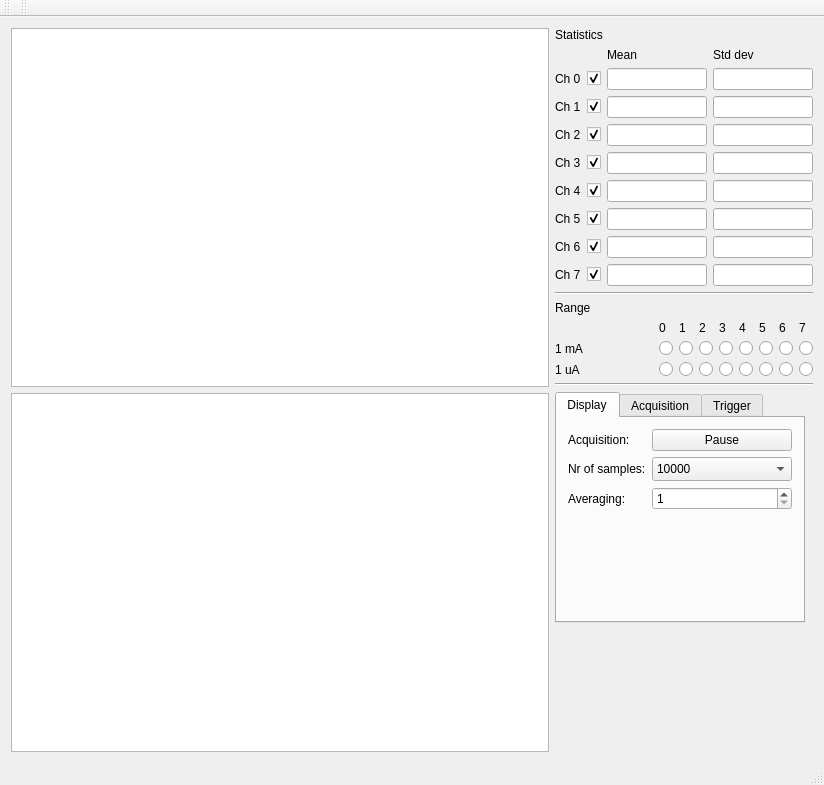
<?xml version="1.0" encoding="UTF-8"?>
<ui version="4.0">
 <class>MainWindow</class>
 <widget class="QMainWindow" name="MainWindow">
  <property name="geometry">
   <rect>
    <x>0</x>
    <y>0</y>
    <width>824</width>
    <height>785</height>
   </rect>
  </property>
  <property name="windowTitle">
   <string>CAENels AMC-Pico8 Oscilloscope</string>
  </property>
  <widget class="QWidget" name="centralWidget">
   <layout class="QHBoxLayout" name="horizontalLayout">
    <item>
     <layout class="QVBoxLayout" name="verticalLayout">
      <item>
       <widget class="PlotWidget" name="currentsGraph"/>
      </item>
      <item>
       <widget class="PlotWidget" name="fftGraph"/>
      </item>
     </layout>
    </item>
    <item>
     <layout class="QVBoxLayout" name="verticalLayout_2">
      <item>
       <widget class="QLabel" name="label_2">
        <property name="text">
         <string>Statistics</string>
        </property>
       </widget>
      </item>
      <item>
       <layout class="QGridLayout" name="gridLayout_4">
        <item row="5" column="3">
         <widget class="QLineEdit" name="stDevCh4">
          <property name="sizePolicy">
           <sizepolicy hsizetype="Fixed" vsizetype="Fixed">
            <horstretch>0</horstretch>
            <verstretch>0</verstretch>
           </sizepolicy>
          </property>
          <property name="maximumSize">
           <size>
            <width>100</width>
            <height>16777215</height>
           </size>
          </property>
         </widget>
        </item>
        <item row="1" column="2">
         <widget class="QLineEdit" name="meanCh0">
          <property name="sizePolicy">
           <sizepolicy hsizetype="Fixed" vsizetype="Fixed">
            <horstretch>0</horstretch>
            <verstretch>0</verstretch>
           </sizepolicy>
          </property>
          <property name="maximumSize">
           <size>
            <width>100</width>
            <height>16777215</height>
           </size>
          </property>
         </widget>
        </item>
        <item row="2" column="2">
         <widget class="QLineEdit" name="meanCh1">
          <property name="sizePolicy">
           <sizepolicy hsizetype="Fixed" vsizetype="Fixed">
            <horstretch>0</horstretch>
            <verstretch>0</verstretch>
           </sizepolicy>
          </property>
          <property name="maximumSize">
           <size>
            <width>100</width>
            <height>16777215</height>
           </size>
          </property>
         </widget>
        </item>
        <item row="0" column="2">
         <widget class="QLabel" name="label_9">
          <property name="text">
           <string>Mean</string>
          </property>
         </widget>
        </item>
        <item row="3" column="3">
         <widget class="QLineEdit" name="stDevCh2">
          <property name="sizePolicy">
           <sizepolicy hsizetype="Fixed" vsizetype="Fixed">
            <horstretch>0</horstretch>
            <verstretch>0</verstretch>
           </sizepolicy>
          </property>
          <property name="maximumSize">
           <size>
            <width>100</width>
            <height>16777215</height>
           </size>
          </property>
         </widget>
        </item>
        <item row="4" column="3">
         <widget class="QLineEdit" name="stDevCh3">
          <property name="sizePolicy">
           <sizepolicy hsizetype="Fixed" vsizetype="Fixed">
            <horstretch>0</horstretch>
            <verstretch>0</verstretch>
           </sizepolicy>
          </property>
          <property name="maximumSize">
           <size>
            <width>100</width>
            <height>16777215</height>
           </size>
          </property>
         </widget>
        </item>
        <item row="5" column="0">
         <widget class="QLabel" name="ch4Label">
          <property name="text">
           <string>Ch 4</string>
          </property>
         </widget>
        </item>
        <item row="0" column="3">
         <widget class="QLabel" name="label_10">
          <property name="text">
           <string>Std dev</string>
          </property>
         </widget>
        </item>
        <item row="7" column="0">
         <widget class="QLabel" name="ch6Label">
          <property name="text">
           <string>Ch 6</string>
          </property>
         </widget>
        </item>
        <item row="6" column="0">
         <widget class="QLabel" name="ch5Label">
          <property name="text">
           <string>Ch 5</string>
          </property>
         </widget>
        </item>
        <item row="8" column="2">
         <widget class="QLineEdit" name="meanCh7">
          <property name="sizePolicy">
           <sizepolicy hsizetype="Fixed" vsizetype="Fixed">
            <horstretch>0</horstretch>
            <verstretch>0</verstretch>
           </sizepolicy>
          </property>
          <property name="maximumSize">
           <size>
            <width>100</width>
            <height>16777215</height>
           </size>
          </property>
         </widget>
        </item>
        <item row="4" column="0">
         <widget class="QLabel" name="ch3Label">
          <property name="text">
           <string>Ch 3</string>
          </property>
         </widget>
        </item>
        <item row="3" column="2">
         <widget class="QLineEdit" name="meanCh2">
          <property name="sizePolicy">
           <sizepolicy hsizetype="Fixed" vsizetype="Fixed">
            <horstretch>0</horstretch>
            <verstretch>0</verstretch>
           </sizepolicy>
          </property>
          <property name="maximumSize">
           <size>
            <width>100</width>
            <height>16777215</height>
           </size>
          </property>
         </widget>
        </item>
        <item row="2" column="0">
         <widget class="QLabel" name="ch1Label">
          <property name="text">
           <string>Ch 1</string>
          </property>
         </widget>
        </item>
        <item row="1" column="0">
         <widget class="QLabel" name="ch0Label">
          <property name="text">
           <string>Ch 0</string>
          </property>
         </widget>
        </item>
        <item row="4" column="2">
         <widget class="QLineEdit" name="meanCh3">
          <property name="sizePolicy">
           <sizepolicy hsizetype="Fixed" vsizetype="Fixed">
            <horstretch>0</horstretch>
            <verstretch>0</verstretch>
           </sizepolicy>
          </property>
          <property name="maximumSize">
           <size>
            <width>100</width>
            <height>16777215</height>
           </size>
          </property>
         </widget>
        </item>
        <item row="7" column="2">
         <widget class="QLineEdit" name="meanCh6">
          <property name="sizePolicy">
           <sizepolicy hsizetype="Fixed" vsizetype="Fixed">
            <horstretch>0</horstretch>
            <verstretch>0</verstretch>
           </sizepolicy>
          </property>
          <property name="maximumSize">
           <size>
            <width>100</width>
            <height>16777215</height>
           </size>
          </property>
         </widget>
        </item>
        <item row="3" column="0">
         <widget class="QLabel" name="ch2Label">
          <property name="text">
           <string>Ch 2</string>
          </property>
         </widget>
        </item>
        <item row="7" column="3">
         <widget class="QLineEdit" name="stDevCh6">
          <property name="sizePolicy">
           <sizepolicy hsizetype="Fixed" vsizetype="Fixed">
            <horstretch>0</horstretch>
            <verstretch>0</verstretch>
           </sizepolicy>
          </property>
          <property name="maximumSize">
           <size>
            <width>100</width>
            <height>16777215</height>
           </size>
          </property>
         </widget>
        </item>
        <item row="1" column="3">
         <widget class="QLineEdit" name="stDevCh0">
          <property name="sizePolicy">
           <sizepolicy hsizetype="Fixed" vsizetype="Fixed">
            <horstretch>0</horstretch>
            <verstretch>0</verstretch>
           </sizepolicy>
          </property>
          <property name="maximumSize">
           <size>
            <width>100</width>
            <height>16777215</height>
           </size>
          </property>
          <property name="readOnly">
           <bool>true</bool>
          </property>
         </widget>
        </item>
        <item row="2" column="3">
         <widget class="QLineEdit" name="stDevCh1">
          <property name="sizePolicy">
           <sizepolicy hsizetype="Fixed" vsizetype="Fixed">
            <horstretch>0</horstretch>
            <verstretch>0</verstretch>
           </sizepolicy>
          </property>
          <property name="maximumSize">
           <size>
            <width>100</width>
            <height>16777215</height>
           </size>
          </property>
         </widget>
        </item>
        <item row="6" column="2">
         <widget class="QLineEdit" name="meanCh5">
          <property name="sizePolicy">
           <sizepolicy hsizetype="Fixed" vsizetype="Fixed">
            <horstretch>0</horstretch>
            <verstretch>0</verstretch>
           </sizepolicy>
          </property>
          <property name="maximumSize">
           <size>
            <width>100</width>
            <height>16777215</height>
           </size>
          </property>
         </widget>
        </item>
        <item row="5" column="2">
         <widget class="QLineEdit" name="meanCh4">
          <property name="sizePolicy">
           <sizepolicy hsizetype="Fixed" vsizetype="Fixed">
            <horstretch>0</horstretch>
            <verstretch>0</verstretch>
           </sizepolicy>
          </property>
          <property name="maximumSize">
           <size>
            <width>100</width>
            <height>16777215</height>
           </size>
          </property>
         </widget>
        </item>
        <item row="6" column="3">
         <widget class="QLineEdit" name="stDevCh5">
          <property name="sizePolicy">
           <sizepolicy hsizetype="Fixed" vsizetype="Fixed">
            <horstretch>0</horstretch>
            <verstretch>0</verstretch>
           </sizepolicy>
          </property>
          <property name="maximumSize">
           <size>
            <width>100</width>
            <height>16777215</height>
           </size>
          </property>
         </widget>
        </item>
        <item row="8" column="3">
         <widget class="QLineEdit" name="stDevCh7">
          <property name="sizePolicy">
           <sizepolicy hsizetype="Fixed" vsizetype="Fixed">
            <horstretch>0</horstretch>
            <verstretch>0</verstretch>
           </sizepolicy>
          </property>
          <property name="maximumSize">
           <size>
            <width>100</width>
            <height>16777215</height>
           </size>
          </property>
         </widget>
        </item>
        <item row="8" column="0">
         <widget class="QLabel" name="ch7Label">
          <property name="text">
           <string>Ch 7</string>
          </property>
         </widget>
        </item>
        <item row="1" column="1">
         <widget class="QCheckBox" name="ch0EnableCheckbox">
          <property name="text">
           <string/>
          </property>
          <property name="checked">
           <bool>true</bool>
          </property>
         </widget>
        </item>
        <item row="2" column="1">
         <widget class="QCheckBox" name="ch1EnableCheckbox">
          <property name="text">
           <string/>
          </property>
          <property name="checked">
           <bool>true</bool>
          </property>
         </widget>
        </item>
        <item row="3" column="1">
         <widget class="QCheckBox" name="ch2EnableCheckbox">
          <property name="text">
           <string/>
          </property>
          <property name="checked">
           <bool>true</bool>
          </property>
         </widget>
        </item>
        <item row="4" column="1">
         <widget class="QCheckBox" name="ch3EnableCheckbox">
          <property name="text">
           <string/>
          </property>
          <property name="checked">
           <bool>true</bool>
          </property>
         </widget>
        </item>
        <item row="6" column="1">
         <widget class="QCheckBox" name="ch5EnableCheckbox">
          <property name="text">
           <string/>
          </property>
          <property name="checked">
           <bool>true</bool>
          </property>
         </widget>
        </item>
        <item row="5" column="1">
         <widget class="QCheckBox" name="ch4EnableCheckbox">
          <property name="text">
           <string/>
          </property>
          <property name="checked">
           <bool>true</bool>
          </property>
         </widget>
        </item>
        <item row="7" column="1">
         <widget class="QCheckBox" name="ch6EnableCheckbox">
          <property name="text">
           <string/>
          </property>
          <property name="checked">
           <bool>true</bool>
          </property>
         </widget>
        </item>
        <item row="8" column="1">
         <widget class="QCheckBox" name="ch7EnableCheckbox">
          <property name="text">
           <string/>
          </property>
          <property name="checked">
           <bool>true</bool>
          </property>
         </widget>
        </item>
       </layout>
      </item>
      <item>
       <widget class="Line" name="line">
        <property name="orientation">
         <enum>Qt::Horizontal</enum>
        </property>
       </widget>
      </item>
      <item>
       <widget class="QLabel" name="label_3">
        <property name="text">
         <string>Range</string>
        </property>
       </widget>
      </item>
      <item>
       <layout class="QGridLayout" name="gridLayout">
        <item row="1" column="0">
         <widget class="QLabel" name="label_5">
          <property name="text">
           <string>1 mA</string>
          </property>
         </widget>
        </item>
        <item row="0" column="5">
         <widget class="QLabel" name="ch4RangeLabel">
          <property name="sizePolicy">
           <sizepolicy hsizetype="Fixed" vsizetype="Preferred">
            <horstretch>0</horstretch>
            <verstretch>0</verstretch>
           </sizepolicy>
          </property>
          <property name="text">
           <string>4</string>
          </property>
         </widget>
        </item>
        <item row="2" column="0">
         <widget class="QLabel" name="label_6">
          <property name="text">
           <string>1 uA</string>
          </property>
         </widget>
        </item>
        <item row="1" column="2">
         <widget class="QRadioButton" name="rngCh1_mA">
          <property name="sizePolicy">
           <sizepolicy hsizetype="Fixed" vsizetype="Fixed">
            <horstretch>0</horstretch>
            <verstretch>0</verstretch>
           </sizepolicy>
          </property>
          <property name="text">
           <string/>
          </property>
          <property name="iconSize">
           <size>
            <width>16</width>
            <height>16</height>
           </size>
          </property>
          <attribute name="buttonGroup">
           <string notr="true">rngCh2BtnGroup</string>
          </attribute>
         </widget>
        </item>
        <item row="1" column="1">
         <widget class="QRadioButton" name="rngCh0_mA">
          <property name="sizePolicy">
           <sizepolicy hsizetype="Fixed" vsizetype="Fixed">
            <horstretch>0</horstretch>
            <verstretch>0</verstretch>
           </sizepolicy>
          </property>
          <property name="text">
           <string/>
          </property>
          <attribute name="buttonGroup">
           <string notr="true">rngCh1BtnGroup</string>
          </attribute>
         </widget>
        </item>
        <item row="2" column="1">
         <widget class="QRadioButton" name="rngCh0_uA">
          <property name="sizePolicy">
           <sizepolicy hsizetype="Fixed" vsizetype="Fixed">
            <horstretch>0</horstretch>
            <verstretch>0</verstretch>
           </sizepolicy>
          </property>
          <property name="text">
           <string/>
          </property>
          <attribute name="buttonGroup">
           <string notr="true">rngCh1BtnGroup</string>
          </attribute>
         </widget>
        </item>
        <item row="0" column="2">
         <widget class="QLabel" name="ch1RangeLabel">
          <property name="sizePolicy">
           <sizepolicy hsizetype="Fixed" vsizetype="Preferred">
            <horstretch>0</horstretch>
            <verstretch>0</verstretch>
           </sizepolicy>
          </property>
          <property name="text">
           <string>1</string>
          </property>
         </widget>
        </item>
        <item row="2" column="2">
         <widget class="QRadioButton" name="rngCh1_uA">
          <property name="sizePolicy">
           <sizepolicy hsizetype="Fixed" vsizetype="Fixed">
            <horstretch>0</horstretch>
            <verstretch>0</verstretch>
           </sizepolicy>
          </property>
          <property name="text">
           <string/>
          </property>
          <attribute name="buttonGroup">
           <string notr="true">rngCh2BtnGroup</string>
          </attribute>
         </widget>
        </item>
        <item row="0" column="1">
         <widget class="QLabel" name="ch0RangeLabel">
          <property name="sizePolicy">
           <sizepolicy hsizetype="Fixed" vsizetype="Preferred">
            <horstretch>0</horstretch>
            <verstretch>0</verstretch>
           </sizepolicy>
          </property>
          <property name="text">
           <string>0</string>
          </property>
         </widget>
        </item>
        <item row="1" column="3">
         <widget class="QRadioButton" name="rngCh2_mA">
          <property name="sizePolicy">
           <sizepolicy hsizetype="Fixed" vsizetype="Fixed">
            <horstretch>0</horstretch>
            <verstretch>0</verstretch>
           </sizepolicy>
          </property>
          <property name="text">
           <string/>
          </property>
          <attribute name="buttonGroup">
           <string notr="true">rngCh3BtnGroup</string>
          </attribute>
         </widget>
        </item>
        <item row="0" column="3">
         <widget class="QLabel" name="ch2RangeLabel">
          <property name="sizePolicy">
           <sizepolicy hsizetype="Fixed" vsizetype="Preferred">
            <horstretch>0</horstretch>
            <verstretch>0</verstretch>
           </sizepolicy>
          </property>
          <property name="text">
           <string>2</string>
          </property>
         </widget>
        </item>
        <item row="1" column="4">
         <widget class="QRadioButton" name="rngCh3_mA">
          <property name="sizePolicy">
           <sizepolicy hsizetype="Fixed" vsizetype="Fixed">
            <horstretch>0</horstretch>
            <verstretch>0</verstretch>
           </sizepolicy>
          </property>
          <property name="text">
           <string/>
          </property>
          <attribute name="buttonGroup">
           <string notr="true">rngCh4BtnGroup</string>
          </attribute>
         </widget>
        </item>
        <item row="0" column="4">
         <widget class="QLabel" name="ch3RangeLabel">
          <property name="sizePolicy">
           <sizepolicy hsizetype="Fixed" vsizetype="Preferred">
            <horstretch>0</horstretch>
            <verstretch>0</verstretch>
           </sizepolicy>
          </property>
          <property name="text">
           <string>3</string>
          </property>
         </widget>
        </item>
        <item row="2" column="4">
         <widget class="QRadioButton" name="rngCh3_uA">
          <property name="sizePolicy">
           <sizepolicy hsizetype="Fixed" vsizetype="Fixed">
            <horstretch>0</horstretch>
            <verstretch>0</verstretch>
           </sizepolicy>
          </property>
          <property name="text">
           <string/>
          </property>
          <attribute name="buttonGroup">
           <string notr="true">rngCh4BtnGroup</string>
          </attribute>
         </widget>
        </item>
        <item row="2" column="3">
         <widget class="QRadioButton" name="rngCh2_uA">
          <property name="sizePolicy">
           <sizepolicy hsizetype="Fixed" vsizetype="Fixed">
            <horstretch>0</horstretch>
            <verstretch>0</verstretch>
           </sizepolicy>
          </property>
          <property name="text">
           <string/>
          </property>
          <attribute name="buttonGroup">
           <string notr="true">rngCh3BtnGroup</string>
          </attribute>
         </widget>
        </item>
        <item row="0" column="6">
         <widget class="QLabel" name="ch5RangeLabel">
          <property name="sizePolicy">
           <sizepolicy hsizetype="Fixed" vsizetype="Preferred">
            <horstretch>0</horstretch>
            <verstretch>0</verstretch>
           </sizepolicy>
          </property>
          <property name="text">
           <string>5</string>
          </property>
         </widget>
        </item>
        <item row="0" column="7">
         <widget class="QLabel" name="ch6RangeLabel">
          <property name="sizePolicy">
           <sizepolicy hsizetype="Fixed" vsizetype="Preferred">
            <horstretch>0</horstretch>
            <verstretch>0</verstretch>
           </sizepolicy>
          </property>
          <property name="text">
           <string>6</string>
          </property>
         </widget>
        </item>
        <item row="0" column="8">
         <widget class="QLabel" name="ch7RangeLabel">
          <property name="sizePolicy">
           <sizepolicy hsizetype="Fixed" vsizetype="Preferred">
            <horstretch>0</horstretch>
            <verstretch>0</verstretch>
           </sizepolicy>
          </property>
          <property name="text">
           <string>7</string>
          </property>
         </widget>
        </item>
        <item row="1" column="5">
         <widget class="QRadioButton" name="rngCh4_mA">
          <property name="sizePolicy">
           <sizepolicy hsizetype="Fixed" vsizetype="Fixed">
            <horstretch>0</horstretch>
            <verstretch>0</verstretch>
           </sizepolicy>
          </property>
          <property name="text">
           <string/>
          </property>
          <attribute name="buttonGroup">
           <string notr="true">buttonGroup</string>
          </attribute>
         </widget>
        </item>
        <item row="2" column="5">
         <widget class="QRadioButton" name="rngCh4_uA">
          <property name="sizePolicy">
           <sizepolicy hsizetype="Fixed" vsizetype="Fixed">
            <horstretch>0</horstretch>
            <verstretch>0</verstretch>
           </sizepolicy>
          </property>
          <property name="text">
           <string/>
          </property>
          <attribute name="buttonGroup">
           <string notr="true">buttonGroup</string>
          </attribute>
         </widget>
        </item>
        <item row="1" column="6">
         <widget class="QRadioButton" name="rngCh5_mA">
          <property name="sizePolicy">
           <sizepolicy hsizetype="Fixed" vsizetype="Fixed">
            <horstretch>0</horstretch>
            <verstretch>0</verstretch>
           </sizepolicy>
          </property>
          <property name="text">
           <string/>
          </property>
          <property name="iconSize">
           <size>
            <width>16</width>
            <height>16</height>
           </size>
          </property>
          <attribute name="buttonGroup">
           <string notr="true">buttonGroup_2</string>
          </attribute>
         </widget>
        </item>
        <item row="2" column="6">
         <widget class="QRadioButton" name="rngCh5_uA">
          <property name="sizePolicy">
           <sizepolicy hsizetype="Fixed" vsizetype="Fixed">
            <horstretch>0</horstretch>
            <verstretch>0</verstretch>
           </sizepolicy>
          </property>
          <property name="text">
           <string/>
          </property>
          <attribute name="buttonGroup">
           <string notr="true">buttonGroup_2</string>
          </attribute>
         </widget>
        </item>
        <item row="1" column="7">
         <widget class="QRadioButton" name="rngCh6_mA">
          <property name="sizePolicy">
           <sizepolicy hsizetype="Fixed" vsizetype="Fixed">
            <horstretch>0</horstretch>
            <verstretch>0</verstretch>
           </sizepolicy>
          </property>
          <property name="text">
           <string/>
          </property>
          <attribute name="buttonGroup">
           <string notr="true">buttonGroup_3</string>
          </attribute>
         </widget>
        </item>
        <item row="2" column="7">
         <widget class="QRadioButton" name="rngCh6_uA">
          <property name="sizePolicy">
           <sizepolicy hsizetype="Fixed" vsizetype="Fixed">
            <horstretch>0</horstretch>
            <verstretch>0</verstretch>
           </sizepolicy>
          </property>
          <property name="text">
           <string/>
          </property>
          <attribute name="buttonGroup">
           <string notr="true">buttonGroup_3</string>
          </attribute>
         </widget>
        </item>
        <item row="1" column="8">
         <widget class="QRadioButton" name="rngCh7_mA">
          <property name="sizePolicy">
           <sizepolicy hsizetype="Fixed" vsizetype="Fixed">
            <horstretch>0</horstretch>
            <verstretch>0</verstretch>
           </sizepolicy>
          </property>
          <property name="text">
           <string/>
          </property>
          <attribute name="buttonGroup">
           <string notr="true">buttonGroup_4</string>
          </attribute>
         </widget>
        </item>
        <item row="2" column="8">
         <widget class="QRadioButton" name="rngCh7_uA">
          <property name="sizePolicy">
           <sizepolicy hsizetype="Fixed" vsizetype="Fixed">
            <horstretch>0</horstretch>
            <verstretch>0</verstretch>
           </sizepolicy>
          </property>
          <property name="text">
           <string/>
          </property>
          <attribute name="buttonGroup">
           <string notr="true">buttonGroup_4</string>
          </attribute>
         </widget>
        </item>
       </layout>
      </item>
      <item>
       <widget class="Line" name="line_2">
        <property name="orientation">
         <enum>Qt::Horizontal</enum>
        </property>
       </widget>
      </item>
      <item>
       <widget class="QTabWidget" name="tabWidget">
        <property name="sizePolicy">
         <sizepolicy hsizetype="Fixed" vsizetype="Maximum">
          <horstretch>0</horstretch>
          <verstretch>0</verstretch>
         </sizepolicy>
        </property>
        <property name="minimumSize">
         <size>
          <width>250</width>
          <height>0</height>
         </size>
        </property>
        <property name="maximumSize">
         <size>
          <width>250</width>
          <height>16777215</height>
         </size>
        </property>
        <property name="currentIndex">
         <number>0</number>
        </property>
        <widget class="QWidget" name="tab_3">
         <attribute name="title">
          <string>Display</string>
         </attribute>
         <layout class="QVBoxLayout" name="verticalLayout_5">
          <item>
           <layout class="QFormLayout" name="formLayout">
            <item row="0" column="0">
             <widget class="QLabel" name="label_4">
              <property name="text">
               <string>Acquisition:</string>
              </property>
             </widget>
            </item>
            <item row="0" column="1">
             <widget class="QPushButton" name="pauseButton">
              <property name="sizePolicy">
               <sizepolicy hsizetype="MinimumExpanding" vsizetype="Fixed">
                <horstretch>0</horstretch>
                <verstretch>0</verstretch>
               </sizepolicy>
              </property>
              <property name="text">
               <string>Pause</string>
              </property>
             </widget>
            </item>
            <item row="1" column="0">
             <widget class="QLabel" name="nrOfSamplesLabel">
              <property name="text">
               <string>Nr of samples:</string>
              </property>
             </widget>
            </item>
            <item row="1" column="1">
             <widget class="QComboBox" name="nrOfSamplesBox">
              <property name="sizePolicy">
               <sizepolicy hsizetype="Preferred" vsizetype="MinimumExpanding">
                <horstretch>0</horstretch>
                <verstretch>0</verstretch>
               </sizepolicy>
              </property>
              <property name="maximumSize">
               <size>
                <width>300</width>
                <height>16777215</height>
               </size>
              </property>
              <property name="currentText">
               <string>10000</string>
              </property>
              <property name="currentIndex">
               <number>2</number>
              </property>
              <item>
               <property name="text">
                <string>100</string>
               </property>
              </item>
              <item>
               <property name="text">
                <string>1000</string>
               </property>
              </item>
              <item>
               <property name="text">
                <string>10000</string>
               </property>
              </item>
              <item>
               <property name="text">
                <string>100000</string>
               </property>
              </item>
              <item>
               <property name="text">
                <string>1000000</string>
               </property>
              </item>
             </widget>
            </item>
            <item row="2" column="0">
             <widget class="QLabel" name="averagingLabel">
              <property name="text">
               <string>Averaging:</string>
              </property>
             </widget>
            </item>
            <item row="2" column="1">
             <widget class="QSpinBox" name="averagingSpinBox">
              <property name="minimum">
               <number>1</number>
              </property>
              <property name="maximum">
               <number>10000</number>
              </property>
              <property name="value">
               <number>1</number>
              </property>
             </widget>
            </item>
           </layout>
          </item>
          <item>
           <spacer name="verticalSpacer">
            <property name="orientation">
             <enum>Qt::Vertical</enum>
            </property>
            <property name="sizeHint" stdset="0">
             <size>
              <width>20</width>
              <height>40</height>
             </size>
            </property>
           </spacer>
          </item>
          <item>
           <widget class="QLabel" name="logoCAENels">
            <property name="maximumSize">
             <size>
              <width>16777215</width>
              <height>60</height>
             </size>
            </property>
            <property name="text">
             <string/>
            </property>
            <property name="pixmap">
             <pixmap>CAENels.png</pixmap>
            </property>
            <property name="scaledContents">
             <bool>true</bool>
            </property>
           </widget>
          </item>
         </layout>
        </widget>
        <widget class="QWidget" name="tab_4">
         <attribute name="title">
          <string>Acquisition</string>
         </attribute>
         <layout class="QVBoxLayout" name="verticalLayout_4">
          <item>
           <layout class="QFormLayout" name="formLayout_2">
            <property name="fieldGrowthPolicy">
             <enum>QFormLayout::AllNonFixedFieldsGrow</enum>
            </property>
            <item row="0" column="0">
             <widget class="QLabel" name="fSampLabel">
              <property name="text">
               <string>F Samp:</string>
              </property>
             </widget>
            </item>
            <item row="0" column="1">
             <widget class="QDoubleSpinBox" name="fSampBox">
              <property name="sizePolicy">
               <sizepolicy hsizetype="Fixed" vsizetype="Fixed">
                <horstretch>0</horstretch>
                <verstretch>0</verstretch>
               </sizepolicy>
              </property>
              <property name="suffix">
               <string> kHz</string>
              </property>
              <property name="decimals">
               <number>0</number>
              </property>
              <property name="maximum">
               <double>1000.000000000000000</double>
              </property>
              <property name="singleStep">
               <double>50.000000000000000</double>
              </property>
              <property name="value">
               <double>1000.000000000000000</double>
              </property>
             </widget>
            </item>
            <item row="1" column="1">
             <widget class="QComboBox" name="fftSelector">
              <property name="maximumSize">
               <size>
                <width>80</width>
                <height>16777215</height>
               </size>
              </property>
              <item>
               <property name="text">
                <string>Ch0</string>
               </property>
              </item>
              <item>
               <property name="text">
                <string>Ch1</string>
               </property>
              </item>
              <item>
               <property name="text">
                <string>Ch2</string>
               </property>
              </item>
              <item>
               <property name="text">
                <string>Ch3</string>
               </property>
              </item>
              <item>
               <property name="text">
                <string>Ch4</string>
               </property>
              </item>
              <item>
               <property name="text">
                <string>Ch5</string>
               </property>
              </item>
              <item>
               <property name="text">
                <string>Ch6</string>
               </property>
              </item>
              <item>
               <property name="text">
                <string>Ch7</string>
               </property>
              </item>
             </widget>
            </item>
            <item row="2" column="0">
             <widget class="QLabel" name="gateMuxLabel">
              <property name="text">
               <string>Gate mux:</string>
              </property>
             </widget>
            </item>
            <item row="2" column="1">
             <widget class="QComboBox" name="gateMuxBox">
              <item>
               <property name="text">
                <string>0: fixed at 1</string>
               </property>
              </item>
              <item>
               <property name="text">
                <string>1: fixed at 0</string>
               </property>
              </item>
              <item>
               <property name="text">
                <string>2: internal trigger</string>
               </property>
              </item>
              <item>
               <property name="text">
                <string>3: reserved</string>
               </property>
              </item>
              <item>
               <property name="text">
                <string>4: AMC Port 17 RX</string>
               </property>
              </item>
              <item>
               <property name="text">
                <string>5: AMC Port 18 RX</string>
               </property>
              </item>
              <item>
               <property name="text">
                <string>6: AMC Port 19 RX</string>
               </property>
              </item>
              <item>
               <property name="text">
                <string>7: AMC Port 20 RX</string>
               </property>
              </item>
             </widget>
            </item>
            <item row="3" column="0">
             <widget class="QLabel" name="convMuxLabel">
              <property name="text">
               <string>Conv mux:</string>
              </property>
             </widget>
            </item>
            <item row="3" column="1">
             <widget class="QComboBox" name="convMuxBox">
              <item>
               <property name="text">
                <string>0: internal osc</string>
               </property>
              </item>
              <item>
               <property name="text">
                <string>1: AMC TCLKA</string>
               </property>
              </item>
              <item>
               <property name="text">
                <string>2: AMC TCLKB</string>
               </property>
              </item>
              <item>
               <property name="text">
                <string>3: reserved</string>
               </property>
              </item>
              <item>
               <property name="text">
                <string>4: AMC Port 17 RX</string>
               </property>
              </item>
              <item>
               <property name="text">
                <string>5: AMC Port 18 RX</string>
               </property>
              </item>
              <item>
               <property name="text">
                <string>6: AMC Port 19 RX</string>
               </property>
              </item>
              <item>
               <property name="text">
                <string>7: AMC Port 20 RX</string>
               </property>
              </item>
             </widget>
            </item>
            <item row="1" column="0">
             <widget class="QLabel" name="label">
              <property name="text">
               <string>FFT selector: </string>
              </property>
             </widget>
            </item>
           </layout>
          </item>
         </layout>
        </widget>
        <widget class="QWidget" name="tab_5">
         <attribute name="title">
          <string>Trigger</string>
         </attribute>
         <layout class="QVBoxLayout" name="verticalLayout_3">
          <item>
           <widget class="QWidget" name="trgCtrlWidget" native="true">
            <property name="enabled">
             <bool>false</bool>
            </property>
            <layout class="QFormLayout" name="trgWidget">
             <property name="fieldGrowthPolicy">
              <enum>QFormLayout::AllNonFixedFieldsGrow</enum>
             </property>
             <item row="0" column="0">
              <widget class="QLabel" name="trgModeLabel">
               <property name="text">
                <string>Trg edge:</string>
               </property>
              </widget>
             </item>
             <item row="0" column="1">
              <widget class="QComboBox" name="trgEdgeBox">
               <item>
                <property name="text">
                 <string>DISABLED</string>
                </property>
               </item>
               <item>
                <property name="text">
                 <string>POS EDGE</string>
                </property>
               </item>
               <item>
                <property name="text">
                 <string>NEG EDGE</string>
                </property>
               </item>
               <item>
                <property name="text">
                 <string>BOTH EDGES</string>
                </property>
               </item>
              </widget>
             </item>
             <item row="1" column="0">
              <widget class="QLabel" name="trgLevelLabel">
               <property name="text">
                <string>Trg level:</string>
               </property>
              </widget>
             </item>
             <item row="1" column="1">
              <layout class="QHBoxLayout" name="horizontalLayout_3">
               <item>
                <widget class="QDoubleSpinBox" name="trgLevelBox">
                 <property name="decimals">
                  <number>3</number>
                 </property>
                 <property name="maximum">
                  <double>9999.989999999999782</double>
                 </property>
                </widget>
               </item>
               <item>
                <widget class="QComboBox" name="trgLevelCombo">
                 <property name="maximumSize">
                  <size>
                   <width>50</width>
                   <height>16777215</height>
                  </size>
                 </property>
                 <item>
                  <property name="text">
                   <string>nA</string>
                  </property>
                 </item>
                 <item>
                  <property name="text">
                   <string>uA</string>
                  </property>
                 </item>
                 <item>
                  <property name="text">
                   <string>mA</string>
                  </property>
                 </item>
                </widget>
               </item>
              </layout>
             </item>
             <item row="2" column="0">
              <widget class="QLabel" name="trgPosLabel">
               <property name="text">
                <string>Trg pos:</string>
               </property>
              </widget>
             </item>
             <item row="2" column="1">
              <widget class="QSpinBox" name="trgPosSpinBox">
               <property name="maximum">
                <number>1023</number>
               </property>
              </widget>
             </item>
             <item row="3" column="0">
              <widget class="QLabel" name="trgChLabel">
               <property name="text">
                <string>Trg channel:</string>
               </property>
              </widget>
             </item>
             <item row="3" column="1">
              <widget class="QComboBox" name="trgChComboBox">
               <item>
                <property name="text">
                 <string>Ch 0</string>
                </property>
               </item>
               <item>
                <property name="text">
                 <string>Ch 1</string>
                </property>
               </item>
               <item>
                <property name="text">
                 <string>Ch 2</string>
                </property>
               </item>
               <item>
                <property name="text">
                 <string>Ch 3</string>
                </property>
               </item>
               <item>
                <property name="text">
                 <string>Ch 4</string>
                </property>
               </item>
               <item>
                <property name="text">
                 <string>Ch 5</string>
                </property>
               </item>
               <item>
                <property name="text">
                 <string>Ch 6</string>
                </property>
               </item>
               <item>
                <property name="text">
                 <string>Ch 7</string>
                </property>
               </item>
              </widget>
             </item>
             <item row="5" column="0">
              <widget class="QLabel" name="trgStatusLabel">
               <property name="text">
                <string>Trg status:</string>
               </property>
              </widget>
             </item>
             <item row="5" column="1">
              <widget class="QLabel" name="trgStatus">
               <property name="text">
                <string>Trigger status</string>
               </property>
               <property name="alignment">
                <set>Qt::AlignCenter</set>
               </property>
              </widget>
             </item>
             <item row="4" column="0">
              <widget class="QLabel" name="trgLengthLabel">
               <property name="text">
                <string>Win length:</string>
               </property>
              </widget>
             </item>
             <item row="4" column="1">
              <widget class="QSpinBox" name="trgLengthSpinBox">
               <property name="maximum">
                <number>10000</number>
               </property>
               <property name="value">
                <number>2000</number>
               </property>
              </widget>
             </item>
            </layout>
           </widget>
          </item>
         </layout>
        </widget>
       </widget>
      </item>
      <item>
       <spacer name="verticalSpacer_7">
        <property name="orientation">
         <enum>Qt::Vertical</enum>
        </property>
        <property name="sizeType">
         <enum>QSizePolicy::MinimumExpanding</enum>
        </property>
        <property name="sizeHint" stdset="0">
         <size>
          <width>20</width>
          <height>13</height>
         </size>
        </property>
       </spacer>
      </item>
     </layout>
    </item>
   </layout>
  </widget>
  <widget class="QMenuBar" name="menuBar">
   <property name="geometry">
    <rect>
     <x>0</x>
     <y>0</y>
     <width>824</width>
     <height>25</height>
    </rect>
   </property>
  </widget>
  <widget class="QToolBar" name="mainToolBar">
   <attribute name="toolBarArea">
    <enum>TopToolBarArea</enum>
   </attribute>
   <attribute name="toolBarBreak">
    <bool>false</bool>
   </attribute>
  </widget>
  <widget class="QStatusBar" name="statusBar"/>
  <widget class="QToolBar" name="toolBar">
   <property name="windowTitle">
    <string>toolBar</string>
   </property>
   <attribute name="toolBarArea">
    <enum>TopToolBarArea</enum>
   </attribute>
   <attribute name="toolBarBreak">
    <bool>false</bool>
   </attribute>
  </widget>
 </widget>
 <layoutdefault spacing="6" margin="11"/>
 <customwidgets>
  <customwidget>
   <class>PlotWidget</class>
   <extends>QGraphicsView</extends>
   <header>pyqtgraph</header>
  </customwidget>
 </customwidgets>
 <resources/>
 <connections/>
 <buttongroups>
  <buttongroup name="buttonGroup_2"/>
  <buttongroup name="buttonGroup_3"/>
  <buttongroup name="buttonGroup_4"/>
  <buttongroup name="rngCh4BtnGroup"/>
  <buttongroup name="rngCh1BtnGroup"/>
  <buttongroup name="rngCh2BtnGroup"/>
  <buttongroup name="buttonGroup"/>
  <buttongroup name="rngCh3BtnGroup"/>
 </buttongroups>
</ui>
